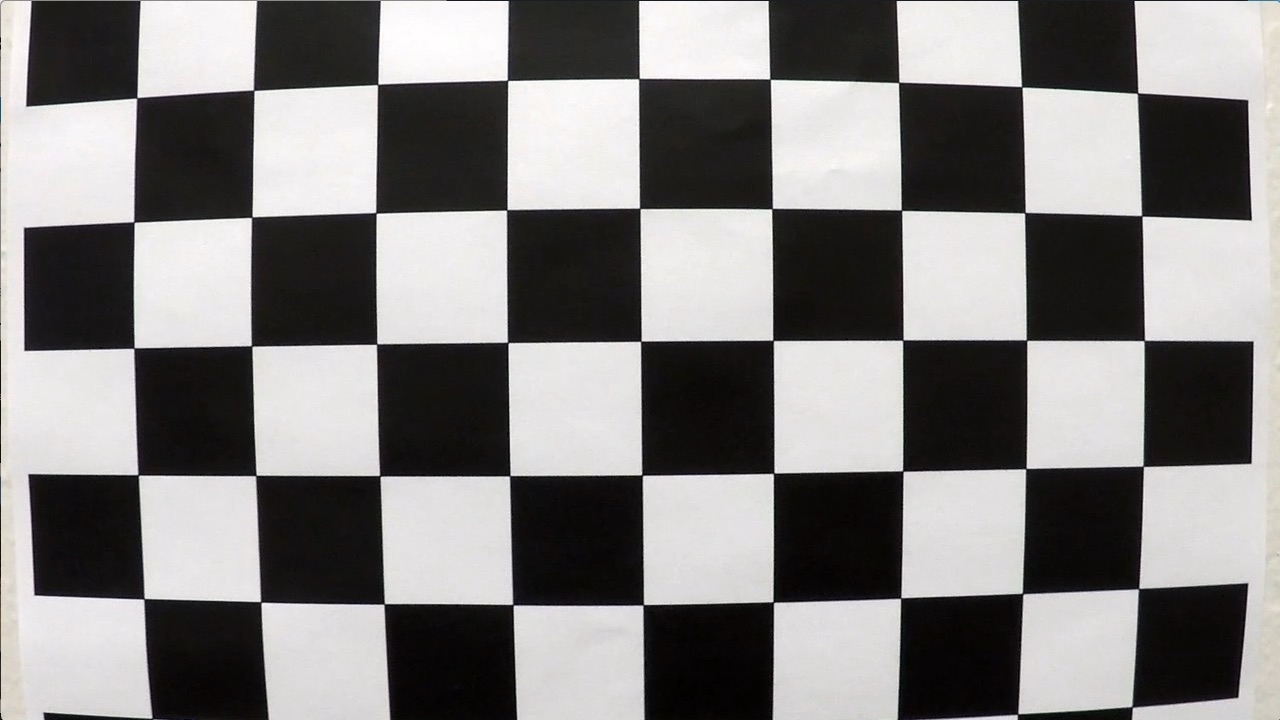
#> input picture term1/P4_AdvanceLindFind/camera_cal/calibration1.jpg, 1280 x 720 px; its folder holds 5 pictures in this run
$ python P4_AdvancedLineFinding.py   (older library calls are emulated)
#> lines starting #> are read from the running program, lines starting #| are printed output that depends on the picture
import numpy as np
import cv2
import pickle
import glob
import matplotlib.pyplot as plt
import matplotlib.image as mpimg
from ipywidgets import interact, interactive, fixed
from moviepy.editor import VideoFileClip
from IPython.display import HTML

"""
Step1: Camera Calibration
"""

#Number of corners to find
x_cor = 9
y_cor = 6

# prepare object points, like (0,0,0), (1,0,0), (2,0,0) ....,(6,5,0)
objp = np.zeros((y_cor*x_cor,3), np.float32)
objp[:,:2] = np.mgrid[0:x_cor, 0:y_cor].T.reshape(-1,2)

# Arrays to store object points and image points from all the images.
objpoints = [] # 3d points in real world space
imgpoints = [] # 2d points in image plane.

# Make a list of calibration images
images = glob.glob('./P4_AdvanceLindFind/camera_cal/calibration*.jpg')

# Step through the list and search for chessboard corners
for idx, fname in enumerate(images):
    img = cv2.imread(fname)
#> img is the input picture: shape (720, 1280, 3); mean B, G, R 127.8, 128.4, 130.1
    gray = cv2.cvtColor(img, cv2.COLOR_BGR2GRAY)

    # Find the chessboard corners
    ret, corners = cv2.findChessboardCorners(gray, (x_cor,y_cor), None)
#> ret = False; corners = None

    # If found, add object points, image points
    if ret == True:
        objpoints.append(objp)
        imgpoints.append(corners)

        # [5 lines of commented-out code are left out]

"""
Step2: Distortion Correction
"""

# Output the camera matrix and distortion coefficient
img = cv2.imread('./P4_AdvanceLindFind/camera_cal/calibration1.jpg')
img_size = (img.shape[1], img.shape[0])
#> img_size = (1280, 720)

# Do camera calibration given object points and image points
ret, mtx, dist, rvecs, tvecs = cv2.calibrateCamera(objpoints, imgpoints, img_size, None, None)
dst = cv2.undistort(img, mtx, dist, None, mtx)
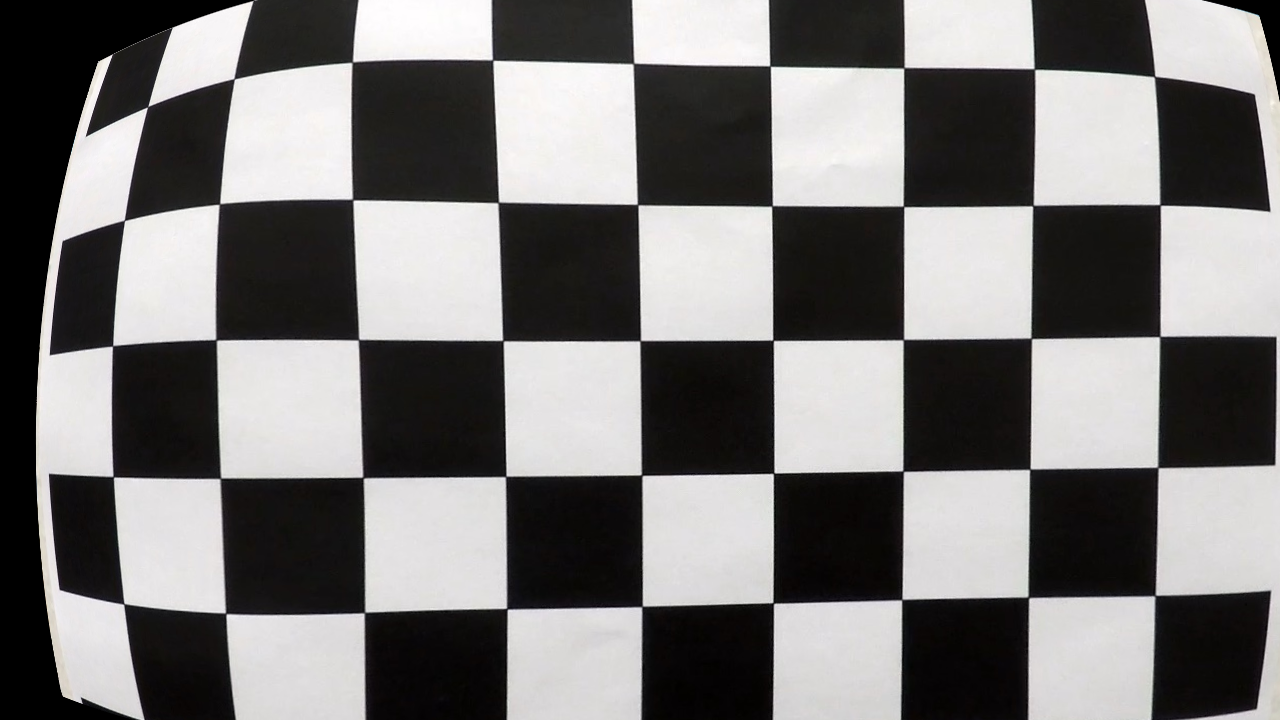
#> dst: shape (720, 1280, 3); mean B, G, R 118.4, 119, 120.5

# Save the camera calibration result for later use (we won't worry about rvecs / tvecs)
dist_pickle = {}
dist_pickle["mtx"] = mtx
dist_pickle["dist"] = dist
pickle.dump( dist_pickle, open( "calibration.p", "wb" ) )

# [7 lines of commented-out code are left out]

"""
Step3: Threshold binary image
"""

# Choose an image from which to build and demonstrate each step of the pipeline
exampleImg = cv2.imread('./P4_AdvanceLindFind/test_images/test3.jpg')
#> (the run stopped early here; a loop or call above may not have finished)
